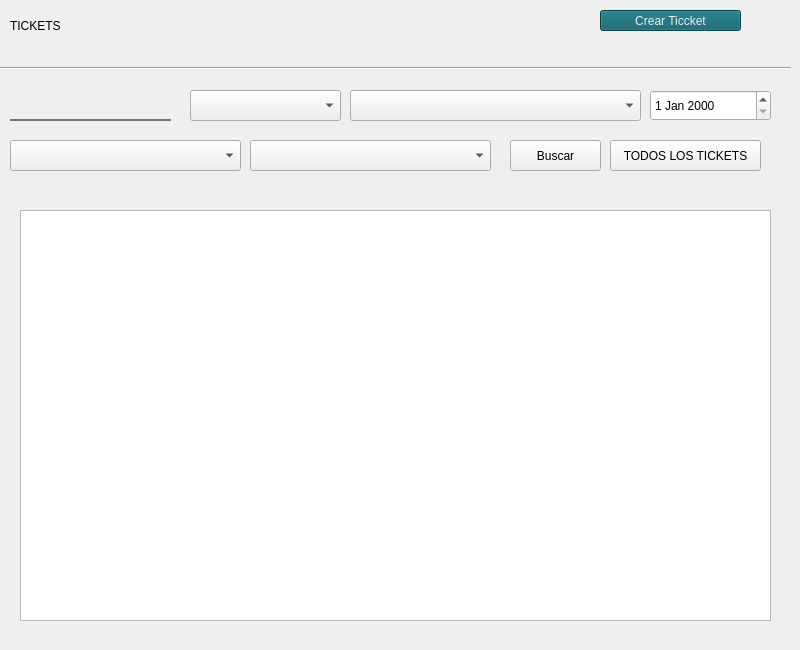
    <widget class="QWidget" name="tickets">
     <widget class="QWidget" name="widget_8" native="true">
      <property name="geometry">
       <rect>
        <x>0</x>
        <y>190</y>
        <width>791</width>
        <height>451</height>
       </rect>
      </property>
      <widget class="QTableView" name="tableView_3">
       <property name="geometry">
        <rect>
         <x>20</x>
         <y>20</y>
         <width>751</width>
         <height>411</height>
        </rect>
       </property>
      </widget>
     </widget>
     <widget class="QWidget" name="resume_4" native="true">
      <property name="geometry">
       <rect>
        <x>0</x>
        <y>0</y>
        <width>791</width>
        <height>81</height>
       </rect>
      </property>
      <widget class="QLabel" name="lb_title_4">
       <property name="geometry">
        <rect>
         <x>10</x>
         <y>10</y>
         <width>131</width>
         <height>31</height>
        </rect>
       </property>
       <property name="text">
        <string>TICKETS</string>
       </property>
      </widget>
      <widget class="QPushButton" name="btn_add_ticket_t">
       <property name="geometry">
        <rect>
         <x>600</x>
         <y>10</y>
         <width>141</width>
         <height>21</height>
        </rect>
       </property>
       <property name="styleSheet">
        <string notr="true">background-color: rgb(6, 91, 103);
color: rgb(237, 237, 237)</string>
       </property>
       <property name="text">
        <string>Crear Ticcket</string>
       </property>
      </widget>
      <widget class="Line" name="line_4">
       <property name="geometry">
        <rect>
         <x>0</x>
         <y>60</y>
         <width>791</width>
         <height>16</height>
        </rect>
       </property>
       <property name="orientation">
        <enum>Qt::Horizontal</enum>
       </property>
      </widget>
     </widget>
     <widget class="QWidget" name="filtros_2" native="true">
      <property name="geometry">
       <rect>
        <x>0</x>
        <y>80</y>
        <width>781</width>
        <height>111</height>
       </rect>
      </property>
      <widget class="QComboBox" name="cb_status_t">
       <property name="geometry">
        <rect>
         <x>190</x>
         <y>10</y>
         <width>151</width>
         <height>31</height>
        </rect>
       </property>
      </widget>
      <widget class="QDateEdit" name="fecha_t">
       <property name="geometry">
        <rect>
         <x>650</x>
         <y>10</y>
         <width>121</width>
         <height>31</height>
        </rect>
       </property>
      </widget>
      <widget class="QPushButton" name="btn_allTickets_t">
       <property name="geometry">
        <rect>
         <x>610</x>
         <y>60</y>
         <width>151</width>
         <height>31</height>
        </rect>
       </property>
       <property name="text">
        <string>TODOS LOS TICKETS</string>
       </property>
      </widget>
      <widget class="QPushButton" name="btn_buscar_t">
       <property name="geometry">
        <rect>
         <x>510</x>
         <y>60</y>
         <width>91</width>
         <height>31</height>
        </rect>
       </property>
       <property name="text">
        <string>Buscar</string>
       </property>
      </widget>
      <widget class="QLineEdit" name="text_buscar_t">
       <property name="geometry">
        <rect>
         <x>10</x>
         <y>10</y>
         <width>161</width>
         <height>31</height>
        </rect>
       </property>
       <property name="styleSheet">
        <string notr="true">width: 100%;
  padding: 6px;
  border: none;
  outline: none;
  background: transparent;
border-bottom: 2px solid rgb(118, 118, 118) ;
color:  rgb(139, 132, 132);</string>
       </property>
       <property name="text">
        <string/>
       </property>
      </widget>
      <widget class="QLabel" name="lb_icon_1">
       <property name="geometry">
        <rect>
         <x>146</x>
         <y>13</y>
         <width>21</width>
         <height>20</height>
        </rect>
       </property>
       <property name="styleSheet">
        <string notr="true">image: url(:/general/busqueda.png);</string>
       </property>
       <property name="text">
        <string/>
       </property>
      </widget>
      <widget class="QComboBox" name="cb_empleado_t">
       <property name="geometry">
        <rect>
         <x>350</x>
         <y>10</y>
         <width>291</width>
         <height>31</height>
        </rect>
       </property>
      </widget>
      <widget class="QComboBox" name="cb_categoria_t">
       <property name="geometry">
        <rect>
         <x>10</x>
         <y>60</y>
         <width>231</width>
         <height>31</height>
        </rect>
       </property>
      </widget>
      <widget class="QComboBox" name="cb_departamento_t">
       <property name="geometry">
        <rect>
         <x>250</x>
         <y>60</y>
         <width>241</width>
         <height>31</height>
        </rect>
       </property>
      </widget>
     </widget>
    </widget>
